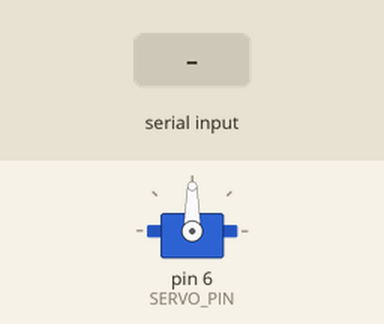
Bench run of a sketch on a simulated Arduino Uno, built with avr-gcc and run on an emulated ATmega328P. Shown: servo. The test bench sets the inputs (shaded band).

Above: at 1.2 s.
1.3 s: "a" received over Serial
At 2.5 s:
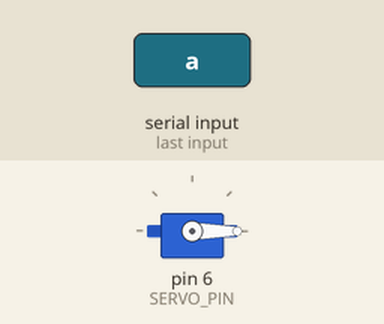
2.8 s: "b" received over Serial
At 3.8 s:
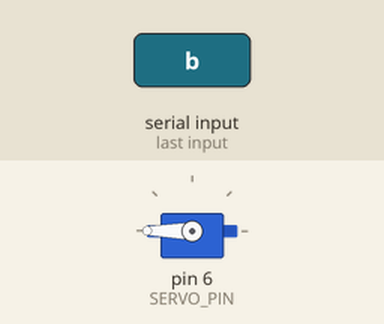
4.3 s: "c" received over Serial
At 4.9 s:
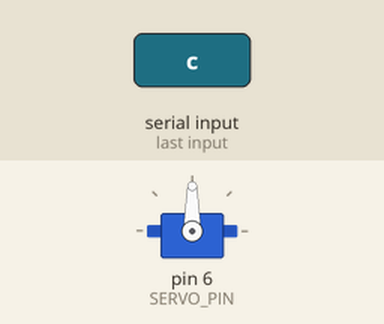
Timing chart, 0 to 7.3 s (numbered marks = the images above; inputs shaded):
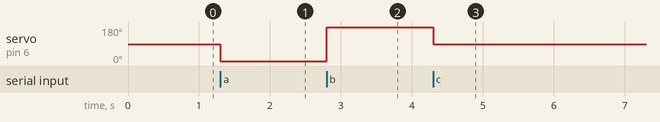

The sketch:

main.ino
```cpp
#include <Servo.h>

Servo myservo;

// pin
const int SERVO_PIN = 6;

// degree
const int LEFT_BIN = 0;
const int RIGHT_BIN = 180;
const int NEUTRAL = 90;

void setup() {
  myservo.attach(SERVO_PIN);
  Serial.begin(9600);
}

void loop() {
  if (Serial.available() > 0) {
    char command = Serial.read();

    if (command == 'a') {
      myservo.write(LEFT_BIN);
    }
    if (command == 'b') {
      myservo.write(RIGHT_BIN);
    }

    if (command == 'c') {
      myservo.write(NEUTRAL);
    }
  }
}
```

Measured:
- after the input at 1.3 s, servo on pin 6 (SERVO_PIN): 90° → 0° at once
- after the input at 2.8 s, servo on pin 6 (SERVO_PIN): 0° → 180° at once
- after the input at 4.3 s, servo on pin 6 (SERVO_PIN): 180° → 90° at once
